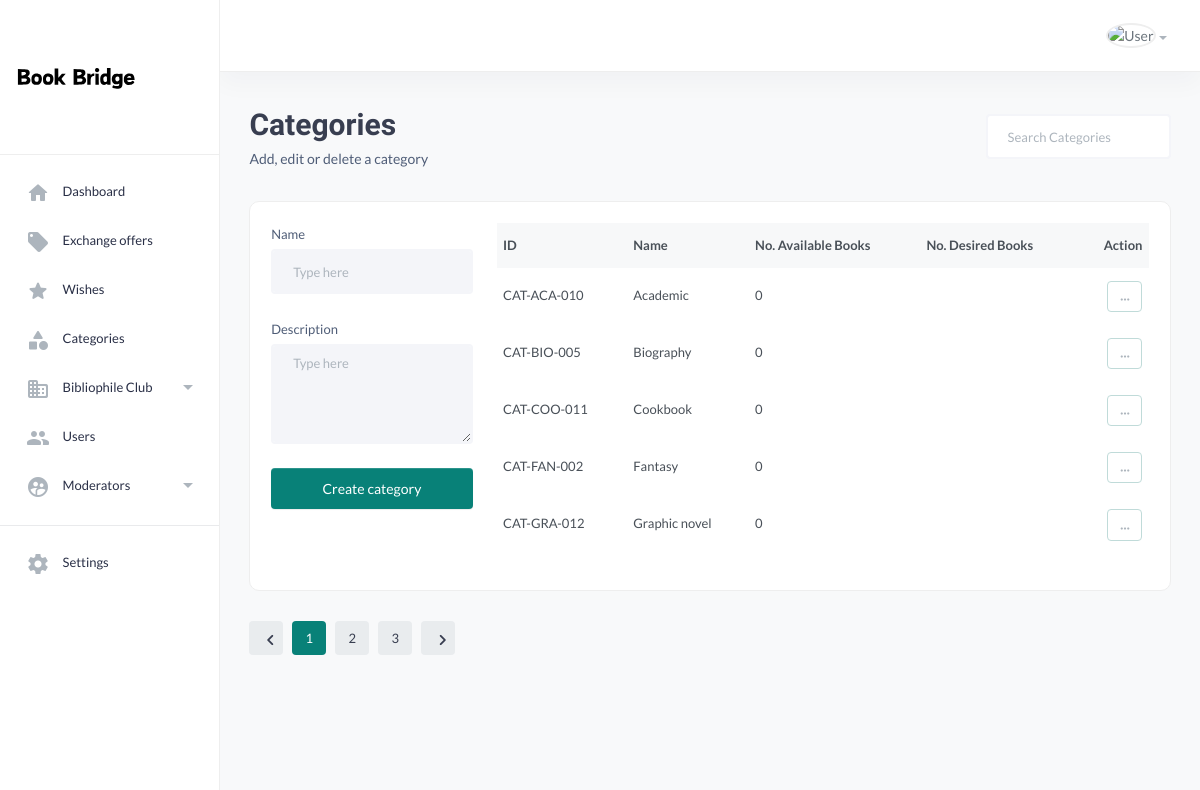
Screenshot of /admin/page-categories.php (signed in) with the database file from the repository.
### tables this page shows
CREATE TABLE `category` (
  `categoryID` varchar(20) NOT NULL,
  `categoryName` varchar(50) DEFAULT NULL,
  `categoryDescription` varchar(1000) DEFAULT NULL
);

### admin/page-categories.php (the view, shortened to what this page needs)
<?php
require './aside-menu.php';
$limit = 5;
$page = isset($_GET['page']) ? $_GET['page'] : 1;
$start = ($page - 1) * $limit;
$search = isset($_GET['search-categories']) ? $_GET['search-categories'] : '';
$category_fetch = "SELECT *
                   FROM category";
$category_fetch .= " ORDER BY categoryName LIMIT $start, $limit";
$category_fetch_result = $connection->query($category_fetch);
$total_records_query = "SELECT COUNT(*) AS total FROM category";
$total_records_result = $connection->query($total_records_query);
$total_records_row = $total_records_result->fetch_assoc();
$total_records = $total_records_row['total'];
$total_pages = ceil($total_records / $limit);
?>
<section class="content-main">
    <div class="content-header">
        <div>
            <h2 class="content-title card-title">Categories </h2>
            <p>Add, edit or delete a category</p>
        </div>
        <div style="display: flex; align-items: center; justify-content: center; row-gap: 5px;">
            <form>
                <input type="text" placeholder="Search Categories" class="form-control bg-white" name="search-categories" value="<?= isset($search) ? $search : '' ?>">
            </form>
        </div>
    </div>
    <div class="card">
        <div class="card-body">
            <div class="row">
                <div class="col-md-3">
                    <form action="./handler/create-category-handler.php" method="post">
                        <div class="mb-4">
                            <label for="product_name" class="form-label">Name</label>
                            <input type="text" placeholder="Type here" class="form-control" id="product_name" name="category-name" />
                        </div>
                        <div class="mb-4">
                            <label class="form-label">Description</label>
                            <textarea placeholder="Type here" class="form-control" name="description"></textarea>
                        </div>
                        <div class="d-grid">
                            <button class="btn btn-primary" name="create-category">Create category</button>
                        </div>
                    </form>
                </div>
                <div class="col-md-9">
                    <div class="table-responsive">
                        <table class="table table-hover">
                            <thead>
                                <tr>
                                    <th>ID</th>
                                    <th>Name</th>
                                    <th>No. Available Books</th>
                                    <th>No. Desired Books</th>
                                    <th class="text-end">Action</th>
                                </tr>
                            </thead>
                            <tbody>
                                <?php while ($category = $category_fetch_result->fetch_assoc()) : ?>
                                    <tr>
                                        <td><?= $category['categoryID'] ?></td>
                                        <td><b><?= $category['categoryName'] ?></b></td>
                                        <td>
                                            <?php
                                            $categoryId = $category['categoryID'];
                                            $query = "SELECT COUNT(DISTINCT book.categoryID) AS bookCount
                                                      FROM global_book_collection
                                                      JOIN book ON global_book_collection.book_id = book.book_id
                                                      WHERE book.categoryID = '$categoryId' AND global_book_collection.availability_status = 'yes'";
                                            $result = $connection->query($query);
                                            if ($result) {
                                                if ($result->num_rows > 0) {
                                                    $row = $result->fetch_assoc();
                                                    echo $row['bookCount'];
                                                } else {
                                                    echo "0";
                                                }
                                            } else {
                                                echo "Error executing the query: " . $connection->error;
                                            }
                                            ?>
                                        </td>
                                        <td><?= $category['numDesiredBooks'] ?></td>
                                        <td class="text-end">
                                            <div class="dropdown">
                                                <a href="#" data-bs-toggle="dropdown" class="btn btn-light rounded btn-sm font-sm"> <i class="material-icons md-more_horiz"></i> </a>
                                            </div>
                                        </td>
                                    </tr>
                                <?php endwhile ?>
                            </tbody>
                        </table>
                    </div>
                </div>
            </div>
        </div>
    </div>
    <div class="pagination-area mt-30 mb-50">
        <nav aria-label="Page navigation example">
            <ul class="pagination justify-content-start">
                <li class="page-item"><a class="page-link" href="?page=<?= ($page - 1 > 0) ? $page - 1 : $page ?>"><i class="material-icons md-chevron_left"></i></a></li>
                <?php for ($i = 1; $i <= $total_pages; $i++) : ?>
                    <li class="page-item <?php if ($i == $page) echo 'active'; ?>">
                        <a class="page-link" href="?page=<?= $i ?>"><?= $i ?></a>
                    </li>
                <?php endfor; ?>
                <li class="page-item"><a class="page-link" href="?page=<?= ($page + 1 <= $total_pages) ? $page + 1 : $page ?>"><i class="material-icons md-chevron_right"></i></a></li>
            </ul>
        </nav>
    </div>
</section>
</main>
</body>
</html>

### admin/assets/css/main.css (style rules this page uses)
html, body, div, span, applet, object, iframe, h1, h2, h3, h4, h5, h6, p, blockquote, pre, a, abbr, acronym, address, big, cite, code, del, dfn, em, img, ins, kbd, q, s, samp, small, strike, strong, sub, sup, tt, var, b, u, i, center, dl, dt, dd, ol, ul, li, fieldset, form, label, legend, table, caption, tbody, tfoot, thead, tr, th, td, article, aside, canvas, details, embed, figure, figcaption, footer, header, hgroup, menu, nav, output, ruby, section, summary, time, mark, audio, video { margin: 0; padding: 0; border: 0; font-size: 100%; font: inherit; vertical-align: baseline; }
thead { font-weight: 600; }
article, aside, details, figcaption, figure, footer, header, hgroup, menu, nav, section { display: block; }
body { line-height: 1; }
ol, ul { list-style: none; }
table { border-collapse: collapse; border-spacing: 0; }
::placeholder { color: #838383; }
.font-sm { font-size: 13px; }
table { font-size: 13px; color: #495058 !important; }
table thead { background: #f7f8f9; }
table thead th { padding: 10px 0; }
.table> :not(caption)>*>* { padding: 0.8rem 0.4rem; }
a { color: #088178; }
body { font-family: "Lato", sans-serif; font-size: 14px; font-style: normal; font-weight: 400; line-height: 1.5; color: #4f5d77; }
h1, h2, h3, h4, h5, h6 { font-family: "Spartan", sans-serif; color: #495057; font-weight: 600; line-height: 1.5; }
h2 { font-size: 30px; }
p { font-size: 14px; font-weight: 400; line-height: 24px; margin-bottom: 5px; }
p:last-child { margin-bottom: 0; }
a, button { text-decoration: none; cursor: pointer; }
b { font-weight: 500; }
.card-title { color: #383e50 !important; }
.pagination-area .page-item { margin: 0 5px; }
.pagination-area .page-item:first-child { margin-left: 0; }
.pagination-area .page-item:first-child .page-link { border-top-left-radius: 50%; border-bottom-left-radius: 50%; }
.pagination-area .page-item:last-child .page-link { border-top-right-radius: 50%; border-bottom-right-radius: 50%; }
.pagination-area .page-item.active .page-link, .pagination-area .page-item:hover .page-link { color: #fff; background: #088178; }
.pagination-area .page-item .page-link { border: 0; padding: 0 10px; -webkit-box-shadow: none; box-shadow: none; outline: 0; width: 34px; height: 34px; display: block; border-radius: 4px; background: #e9ecee; line-height: 34px; text-align: center; font-size: 13px; color: #383e50; }
.pagination-area .page-item .page-link:first-child { border-top-left-radius: 4px; border-bottom-left-radius: 4px; }
.pagination-area .page-item .page-link:last-child { border-top-right-radius: 4px; border-bottom-right-radius: 4px; }
.btn.btn-primary { font-size: 14px; font-weight: 500; padding: 10px 40px; color: #ffffff; border: none; background-color: #088178; border-radius: 4px; }
.btn-light { background-color: transparent; border-color: #c0dbd9; -webkit-box-shadow: none; box-shadow: none; padding: 0.5rem 0.95rem; }
.btn-light i { color: #adb5bd; }
.rounded { border-radius: 4px !important; }
.btn-sm { padding: 5px 10px; }
.btn-sm i { font-size: 13px; line-height: 0.7; vertical-align: bottom; }
.form-control, .form-select { background-color: #f4f5f9; border: 2px solid #f4f5f9; font-size: 13px; -webkit-box-shadow: none; box-shadow: none; padding-left: 20px; color: #4f5d77; width: 100%; border-radius: 4px; height: 45px; }
.form-label { font-size: 13px; }
textarea.form-control { min-height: 100px; border-radius: 4px; }
.card { margin-bottom: 24px; -webkit-box-shadow: none; box-shadow: none; border: 1px solid #eee; border-radius: 10px; -webkit-transition-duration: 0.3s; transition-duration: 0.3s; overflow: hidden; }
.mt-30 { margin-top: 30px !important; }
.mb-50 { margin-bottom: 50px !important; }
body { position: relative; min-height: 100vh; overflow-x: hidden; }
.main-wrap .content-main { min-height: calc(100vh - 110px); }
.content-main { padding: 30px 3%; margin-left: auto; margin-right: auto; background-color: #f8f9fa; }
.content-header { display: -webkit-box; display: -ms-flexbox; display: flex; -webkit-box-align: center; -ms-flex-align: center; align-items: center; -webkit-box-pack: justify; -ms-flex-pack: justify; justify-content: space-between; margin-bottom: 30px; }
.content-header .content-title { margin-bottom: 0; }

### rows the page displays
category: categoryID "CAT-ACA-010", categoryName "Academic", bookCount "0"
category: categoryID "CAT-BIO-005", categoryName "Biography", bookCount "0"
category: categoryID "CAT-COO-011", categoryName "Cookbook", bookCount "0"
category: categoryID "CAT-FAN-002", categoryName "Fantasy", bookCount "0"
category: categoryID "CAT-GRA-012", categoryName "Graphic novel", bookCount "0"
